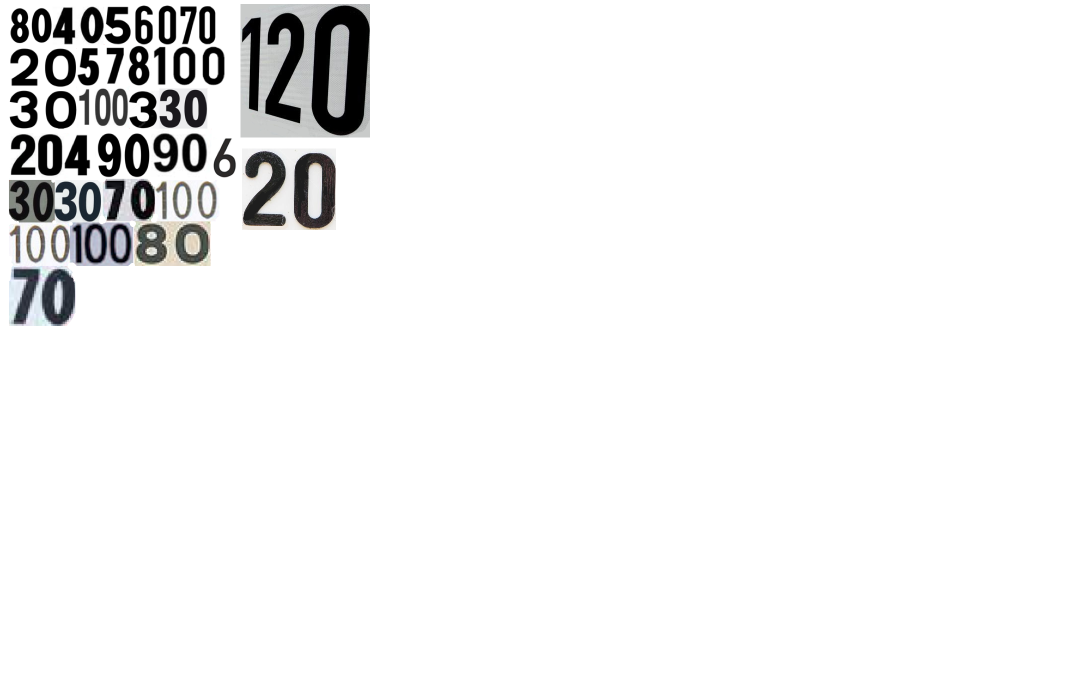
//> input picture bzvz/test4/all_numbers.png, 2136 x 1360 px (shown at 1/2 size)
$ ./trainDigits all_numbers.png   (built with g++ and OpenCV 4)
//> lines starting //> are read from the running program, lines starting //| are printed output that depends on the picture; after the words box and inside, x2 and y2 are one past the last pixel; in counts of white or black regions, pixels touching at a corner belong together
#include <opencv2/opencv.hpp>

#include <opencv2/objdetect/objdetect.hpp>
#include <opencv2/imgproc/imgproc.hpp>
#include <opencv2/core/core.hpp>
#include <opencv2/highgui.hpp>
#include <opencv2/ml/ml.hpp>

#define ProjectPath "/home/rtrk/myROSworkspace/src/bachelor/bzvz/test4/"

void trainDigitClassifier(void);
std::string getDigits(cv::Mat image);

int main(int argc, char **argv)
{
    ///trainDigitClassifier();
    ///*
    cv::Mat input;
    {
        std::stringstream ss;
        ss << ProjectPath << argv[1];
        input = cv::imread(ss.str() );
//> input is the input picture: 1360 rows x 2136 cols, CV_8UC3; mean B, G, R 241.4, 241.3, 241.2
        bool info = input.empty();
        if(info)
            return -1;
    }
    std::cout << getDigits(input) << std::endl;
    //*/
    return 0;
}

/*
 *  train the classifier for digit recognition, this could be done only one time, this method save the result in a file and
 *  it can be used in the next executions
 *  in order to train user must enter manually the corrisponding digit that the program shows, press space if the red box is just a point (false positive)
 */
// [76 lines left out: function trainDigitClassifier, not called in this run]

/*
 *  get digit from the image given in param, using the classifier trained before
 */
std::string getDigits(cv::Mat image)
{
    cv::Mat thr1,gray1,con1;
    cv::Mat src1 = image.clone();
    cvtColor(src1,gray1,CV_BGR2GRAY);
    threshold(gray1,thr1,125,255,cv::THRESH_BINARY_INV); // Threshold to create input
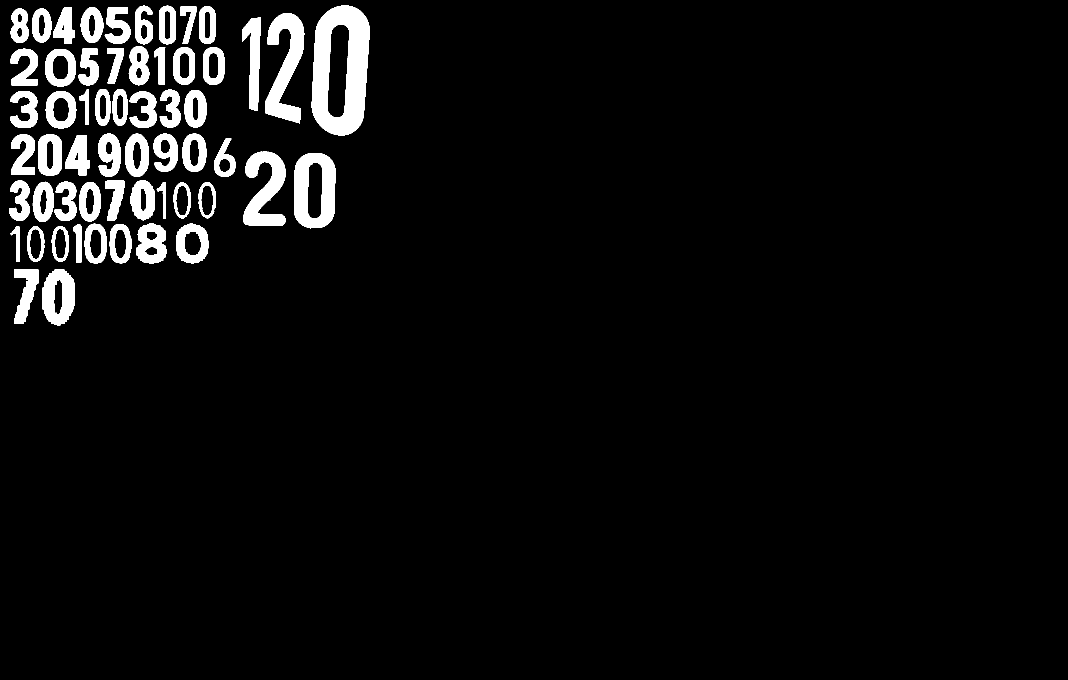
//> thr1: 1360 rows x 2136 cols, CV_8UC1 (shown at 1/2 size); 5.1% white; 57 white regions
    thr1.copyTo(con1);

    // Read stored sample and label for training
    cv::Mat sample1;
    cv::Mat response1,tmp1;
    cv::FileStorage Data1;
    {
        std::stringstream ss;
        ss << ProjectPath << "TrainingData.yml";
        Data1 = cv::FileStorage(ss.str(), cv::FileStorage::READ); // Read traing data to a Mat
    }
    Data1["data"] >> sample1;
    Data1.release();

    cv::FileStorage Label1;
    {
        std::stringstream ss;
        ss << ProjectPath << "LabelData.yml";
        Label1 = cv::FileStorage(ss.str(), cv::FileStorage::READ); // Read label data to a Mat
    }
    Label1["label"] >> response1;
    Label1.release();

    cv::Ptr<cv::ml::KNearest>  knn(cv::ml::KNearest::create());

    knn->train(sample1, cv::ml::ROW_SAMPLE,response1); // Train with sample and responses
    std::cout << "Training completed.....!!" << std::endl;

    std::vector< std::vector <cv::Point> > contours1; // Vector for storing contour
    std::vector< cv::Vec4i > hierarchy1;

    //Create input sample by contour finding and cropping
    findContours( con1, contours1, hierarchy1, CV_RETR_CCOMP, CV_CHAIN_APPROX_SIMPLE );
//> contours1 = 112 contours, 16 with area under 20; largest, box (x1, y1, x2, y2) and area: (623, 11, 740, 271) 25036, (588, 306, 671, 457) 10963, (530, 26, 609, 247) 8155, (486, 303, 571, 452) 6746, (654, 48, 699, 236) 6453
    cv::Mat dst1(src1.rows, src1.cols, CV_8UC3, cv::Scalar::all(0));
    std::string result;

    for( int i = 0; i< contours1.size(); i=hierarchy1[i][0] ) // iterate through each contour for first hierarchy level .
    {
        cv::Rect r= boundingRect(contours1[i]);
        cv::Mat ROI = thr1(r);
        cv::Mat tmp1, tmp2;
        resize(ROI,tmp1, cv::Size(10,10), 0, 0, cv::INTER_LINEAR );
        tmp1.convertTo(tmp2,CV_32FC1);
        cv::Mat bestLabels;
        float p=knn -> findNearest(tmp2.reshape(1,1),4, bestLabels);
        char name[4];
        sprintf(name,"%d",(int)p);
        std::cout << "num = " << (int)p << std::endl;
        result = result + std::to_string((int)p);

        putText( dst1, name, cv::Point(r.x,r.y+r.height), 0, 1, cv::Scalar(0, 255, 0), 2, 8 );
    }
//> this loop made 57 passes
//> (r, bestLabels, p, name, result) on passes 1, 2, 3, 5, 6, 7, 8, 9, 10, 12, 13, 15: (Rect(84, 539, 66, 113), [0], 0, '0', '0'), (Rect(28, 538, 49, 110), [7], 7, '7', "07"), (Rect(103, 452, 35, 72), [0], 0, '0', "070"), (Rect(20, 452, 20, 72), [1], 1, '1', "07001"), (Rect(219, 448, 44, 79), [0], 0, '0', "070010"), (Rect(146, 448, 18, 78), [1], 1, '1', "0700101"), (Rect(352, 447, 65, 81), [0], 0, '0', "07001010"), (Rect(273, 447, 61, 81), [8], 8, '8', "070010108"), (Rect(169, 447, 45, 80), [0], 0, '0', "0700101080"), (Rect(313, 365, 19, 72), [1], 1, '1', "070010108001"), (Rect(396, 364, 36, 73), [0], 0, '0', "0700101080010"), (Rect(109, 363, 44, 79), [3], 3, '3', "070010108001003")
//> (r, bestLabels, p, name) on passes 41, 42, 44, 45, 46, 47: (Rect(214, 96, 33, 71), [7], 7, '7'), (Rect(406, 94, 43, 76), [0], 0, '0'), (Rect(309, 94, 22, 75), [1], 1, '1'), (Rect(257, 92, 42, 79), [8], 8, '8'), (Rect(484, 35, 38, 187), [1], 1, '1'), (Rect(530, 26, 79, 221), [2], 2, '2')
//| num = 0
//| num = 7
//| num = 0
//| num = 0
//| num = 1
//| num = 0
//| num = 1
//| num = 0
//> (output is shown up to pass 8 of 57)
//> pass 1, in getDigits, `cv::Mat ROI = thr1(r);`:
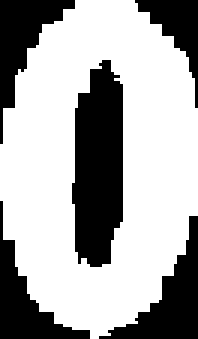
//> ROI: 113 rows x 66 cols, CV_8UC1 (shown 3 times larger); 66.1% white; 5 black regions, box (x1, y1, x2, y2) and area: (24, 20, 41, 89) 950, (33, 72, 66, 113) 479, (0, 0, 25, 48) 426, (0, 67, 30, 113) 408, (45, 0, 66, 36) 268
//> pass 2, in getDigits, `cv::Mat ROI = thr1(r);`:
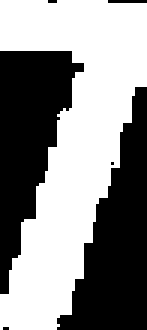
//> ROI: 110 rows x 49 cols, CV_8UC1 (shown 3 times larger); 54.1% white; 6 black regions (4 under 20 px), largest, box (x1, y1, x2, y2) and area: (19, 29, 49, 110) 1269, (0, 17, 28, 98) 1186
//> after the loop:
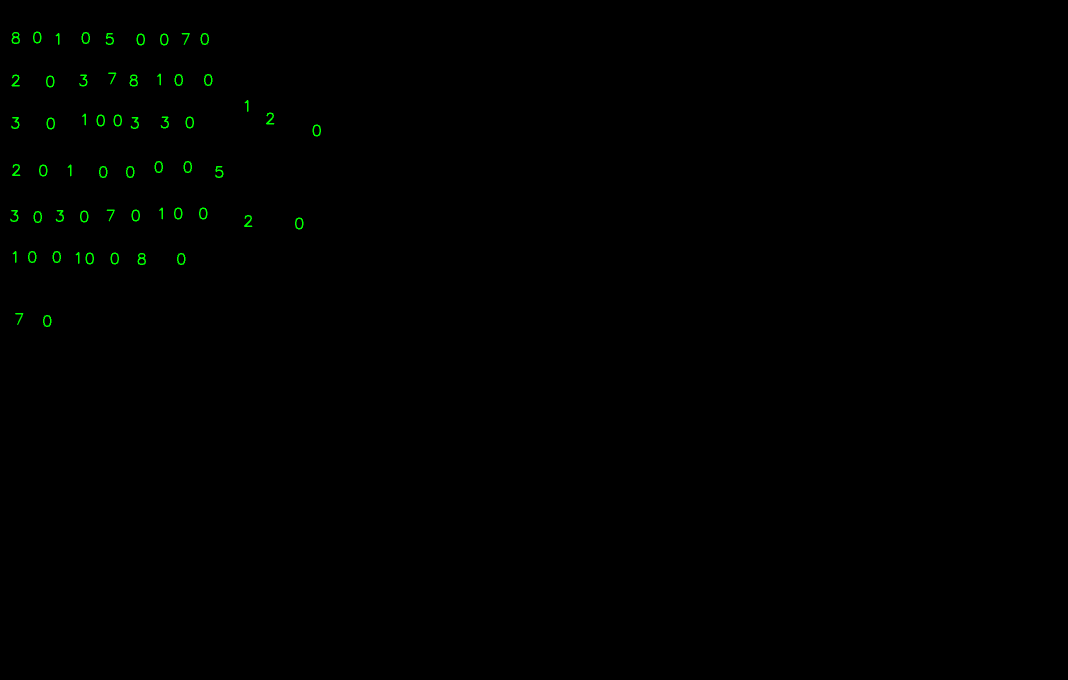
//> dst1: 1360 rows x 2136 cols, CV_8UC3 (shown at 1/2 size); mean B, G, R 0, 0.8, 0
//| 070010108001003007302510200003030310003270018120815007000
    {
        std::stringstream ss;
        ss << ProjectPath << "dest.jpg";
        cv::imwrite(ss.str(), dst1);
    }
    return  result ;
}
